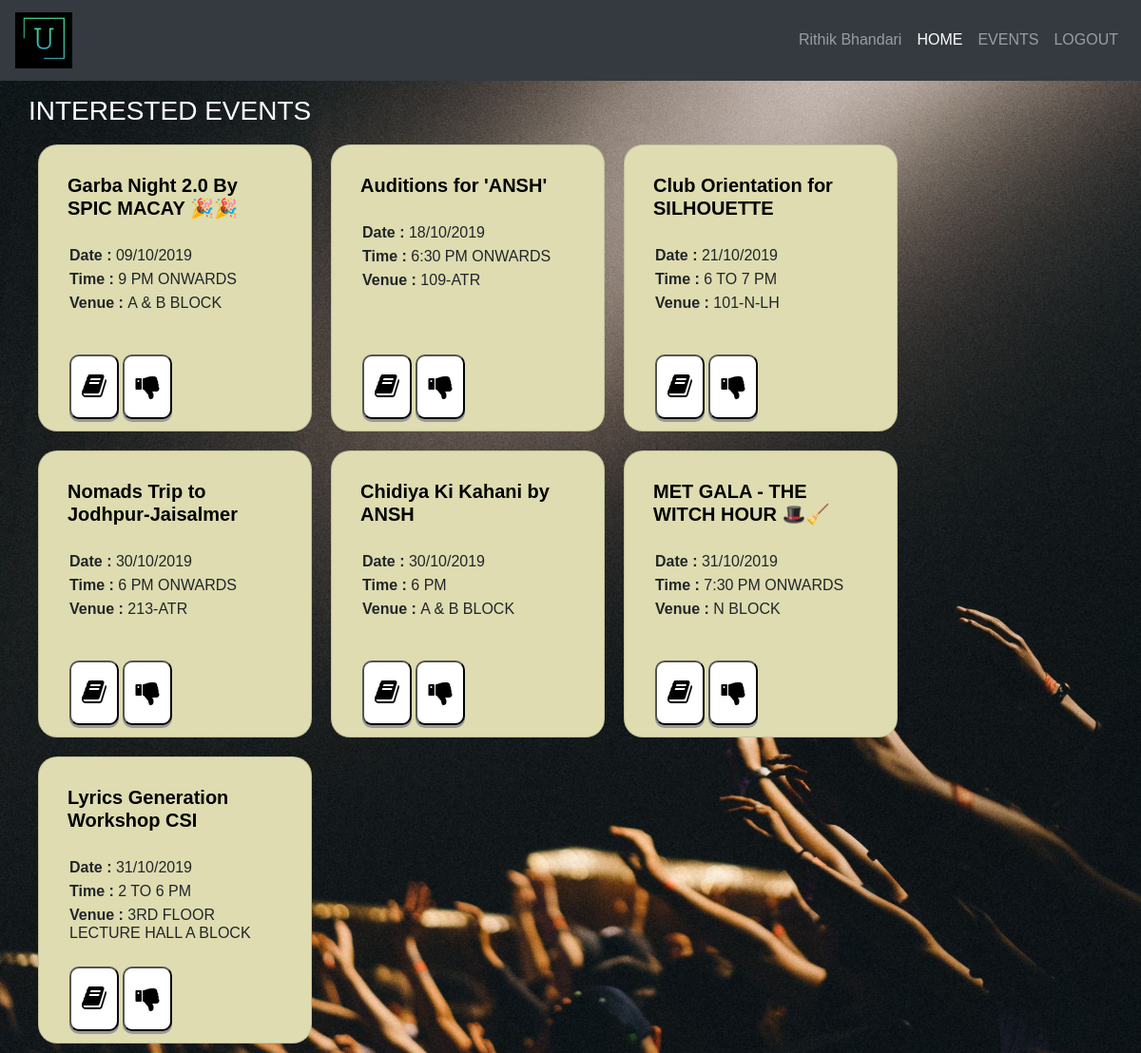
Screenshot of /user/E19CSE080 (signed in) with the database file from the repository.
### models.py (models this page shows, shortened)
class UserModel(db.Model):
    __tablename__ = 'users'
    Name = db.Column(db.String(255), nullable=False)
    ID = db.Column(db.String(15), nullable=False, primary_key=True)
    Password = db.Column(db.String(100), nullable=False)
    InterestedActivities = db.Column(db.Text, nullable=False, default='')

class EventsModel(db.Model):
    __tablename__ = 'events'
    ID = db.Column(db.String(8), nullable=False, primary_key=True)
    EventHeading = db.Column(db.String(255), nullable=False)
    EventDescription = db.Column(db.Text, nullable=False)
    EventDate = db.Column(db.String(20), nullable=False)
    EventTime = db.Column(db.String(255), nullable=False)
    EventVenue = db.Column(db.String(255), nullable=False)

### app.py (the view)
@app.route('/user/<string:user_id>')
def logged_in_user(user_id):
    user_id = user_id.upper()
    if 'user' in session and session['user'] == user_id:
        rs = UserModel.query.filter_by(ID=user_id).first()
        favourite_events = str(rs.InterestedActivities).split(',')  # user's fav events
        favourite_events = favourite_events[:-1]  # as last event is always ''
        events = []
        for event in favourite_events:
            events.append(EventsModel.query.filter_by(ID=event).first())
        return render_template("panels/user/homepage.html", events=sort_events(events))
    else:
        flash(f"User '{user_id}' Not Logged In", 'danger')
        print(f"User '{user_id}' Not Logged In")
        return redirect('/login')

### app.py (called while the page is built)
def sort_events(lst):  # sort events based on date only
    new_list = []
    while lst:
        minimum = datetime.strptime(lst[0].EventDate, '%d/%m/%Y').date()
        ev = lst[0]
        for e in lst:
            event_date = datetime.strptime(e.EventDate, '%d/%m/%Y').date()
            if event_date < minimum:
                minimum = event_date
                ev = e
        new_list.append(ev)
        if ev in lst:
            lst.remove(ev)
    return new_list

def get_session():
    return session

@app.before_request
def make_session_permanent():
    session.permanent = True
    app.permanent_session_lifetime = timedelta(minutes=15)

### templates/panels/user/homepage.html (shortened to what this page needs)
{% extends "layout.html" %}
{% set session = get_session() %}
      {% block body %}
          <h3 style="color:white;">INTERESTED EVENTS</h3>
          {% for event in events %}
          <div class="card" style="width: 18rem;">
             <div class="card-body">
                <h5 class="card-text" style="color:black;"><b>{{event.EventHeading}}</b></h5>
                <br/>
                <h6 class="card-subtitle mb-2"><b>Date : </b>{{event.EventDate}}</h6>
                <h6 class="card-subtitle mb-2"><b>Time : </b>{{event.EventTime}}</h6>
                <h6 class="card-subtitle mb-2"><b>Venue : </b>{{event.EventVenue}}</h6>
                <div class="card-btn-container">
                   <a href="/events/{{event.ID}}" data-toggle="tooltip" title="Read More">
                       <button>
                           <i class="fa fa-book"></i>
                       </button>
                   </a>
                   <a href="/events/remove-from-fav/{{event.ID}}" data-toggle="tooltip" title="Remove From Favourites">
                       <button>
                           <i class="fa fa-thumbs-down"></i>
                       </button>
                   </a>
                </div>
             </div>
          </div>
          {% endfor %}
      {% endblock %}

### templates/layout.html (shortened to what this page needs)
<!DOCTYPE html>
<html lang="en">
   <head>
      <link rel="stylesheet" href="https://stackpath.bootstrapcdn.com/bootstrap/4.3.1/css/bootstrap.min.css"
>
      {% block head %}
      <link rel="stylesheet" href="https://cdnjs.cloudflare.com/ajax/libs/font-awesome/4.7.0/css/font-awesome.min.css">
      <link rel="stylesheet" type="text/css" href="{{ url_for('static',filename='css/layout-style.css') }}">
      {% endblock %}
   </head>
   <body>
      {% set session = get_session() %}
      <header>
         <nav class="navbar navbar-expand-lg navbar-dark bg-dark fixed-top">
            <a class="navbar-brand" href="/"><img src="{{ url_for('static',filename='img/logo.png') }}" alt="Logo"
               width="60">
            </a>
            <div class="collapse navbar-collapse" id="navbarSupportedContent">
               <ul class="navbar-nav ml-auto">
                  <li class="nav-item">
                     <a class="nav-link" href="/dashboard">{{ session['name'] }}</a>
                  </li>
                  <li class="nav-item active">
                     <a class="nav-link" href="/">HOME<span class="sr-only">(current)</span></a>
                  </li>
                  <li class="nav-item">
                     <a class="nav-link" href="/events">EVENTS</a>
                  </li>
                  {% if 'user' in session or 'admin' in session %}
                  <li class="nav-item">
                     <a class="nav-link" href="/logout">LOGOUT</a>
                  </li>
                  {% else %}
                  <li class="nav-item">
                     <a class="nav-link" href="/login">LOGIN</a>
                  </li>
                  {% endif %}
               </ul>
            </div>
         </nav>
      </header>
      <section class="content">
         {% block body %}{% endblock %}
      </section>
   </body>
</html>

### static/css/layout-style.css (style rules this page uses)
:root { --primary-color: white; --card-background: #dedcb0; --text-color: black; --card-button-color: #fff; }
* { padding: 0; margin: 0; font-family: sans-serif; }
body { background: url("/static/img/bg.jpg"); background-size: cover; }
a { color: var(--text-color); }
section[class="content"] { padding-top: 100px; width: 95%; justify-content: center; margin: 0 auto; }
.card { float: left; border-radius: 20px; padding: 10px; margin: 10px; width: 100%; background: var(--card-background); }
.card-body { height: 280px; }
.card-body .card-subtitle { padding: 2px; }
input[type="button"], button { background-color: var(--card-button-color); padding: 5px; text-align: center; border-radius: 10px; text-decoration: none; display: inline-block; font-size: 16px; cursor: pointer; outline: none; box-shadow: 0 3px #999; transition: 0.1s; }
a button { font-size: 28px; padding: 11px; }
.card-btn-container { position: absolute; padding: 2px; bottom: 10px; }
header { position: absolute; z-index: 2; width: 100%; }

### templates/panels/user/homepage.html (style rules this page uses)
.card-body { height: 280px; }

### rows the page displays
UserModel: name "Rithik Bhandari"
EventsModel: EventHeading "Garba Night 2.0 By SPIC MACAY 🎉🎉", EventDate "09/10/2019", EventTime "9 PM ONWARDS", EventVenue "A & B BLOCK"
EventsModel: EventHeading "Auditions for 'ANSH'", EventDate "18/10/2019", EventTime "6:30 PM ONWARDS", EventVenue "109-ATR"
EventsModel: EventHeading "Club Orientation for SILHOUETTE", EventDate "21/10/2019", EventTime "6 TO 7 PM", EventVenue "101-N-LH"
EventsModel: EventHeading "Nomads Trip to Jodhpur-Jaisalmer", EventDate "30/10/2019", EventTime "6 PM ONWARDS", EventVenue "213-ATR"
EventsModel: EventHeading "Chidiya Ki Kahani by ANSH", EventDate "30/10/2019", EventTime "6 PM", EventVenue "A & B BLOCK"
EventsModel: EventHeading "MET GALA - THE WITCH HOUR 🎩🧹", EventDate "31/10/2019", EventTime "7:30 PM ONWARDS", EventVenue "N BLOCK"
EventsModel: EventHeading "Lyrics Generation Workshop CSI", EventDate "31/10/2019", EventTime "2 TO 6 PM", EventVenue "3RD FLOOR LECTURE HALL A BLOCK"
